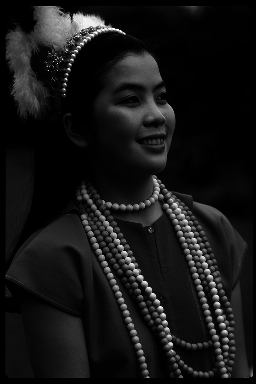
#> input picture lab4/linear.png, 256 x 384 px, given in place of linear.tif, which was not available; the run also reads 1 picture not shown here
$ python section4.py
#> lines starting #> are read from the running program, lines starting #| are printed output that depends on the picture; pictures that were not available may be replaced by others from this repository, and a replacement may not be noted
import numpy as np
from PIL import Image
import matplotlib.pyplot as plt
from matplotlib import cm

def display_stripes(g):
    """
    Display stripes of gray and checkerboard.

    g: the gray level
    """
#> called with g = 162
    gray = cm.get_cmap('gray', 256)
    checker_row = np.zeros([4, 256])
    for row in range(4):
        for col in range(256):
            if row == 0 or row == 1:
                if col % 4 < 2:
                    checker_row[row, col] = 255
            else:
                if col % 4 >= 2:
                    checker_row[row, col] = 255
    # The image is periodic along the rows. Create a single period.
    period = np.ones([32, 256]) * g
    # Add the checkerboard pattern to the period
    for i in range(4):
        period[i*4:(i+1)*4] = checker_row

    striped = np.tile(period, (8, 1))
    plt.imshow(striped, cmap=gray)
    # plt.show()

# -------------SECTION 4.2----------------
display_stripes(162)
plt.savefig("matching-gray-levels-140.png")
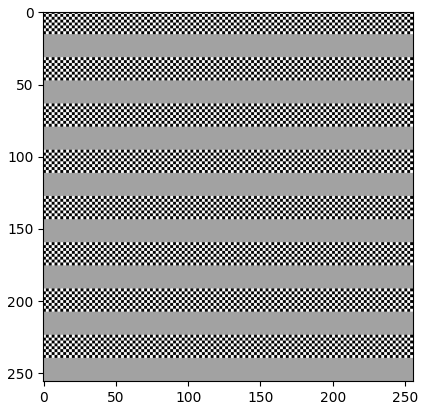
#> figure drawn by matplotlib, 1 panel


# -------------SECTION 4.3----------------
gray = cm.get_cmap('gray', 256)
im = Image.open('linear.tif')
#> im is the input picture: PIL image 256x384 L; min 0, max 253, mean 21.3
x = np.array(im)
gamma = 1.52785
x = x**(1/gamma)
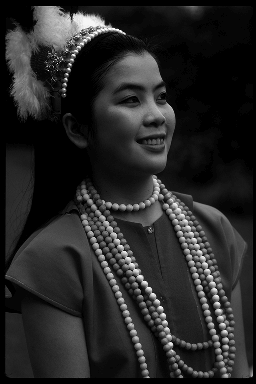
#> x: shape (384, 256) float64; min 0, max 37.4, mean 5.8; drawn with min black and max white
plt.imshow(x, cmap=gray)
plt.savefig("linear-gamma-corrected.png")
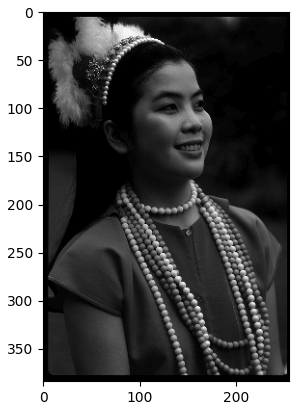
#> figure drawn by matplotlib, 1 panel
plt.clf()
# plt.show()

# -------------SECTION 4.4----------------
im = Image.open('gamma15.tif')
x = np.array(im)
x = (x**1.5)**(1/gamma)
plt.imshow(x, cmap=gray)
plt.savefig("gamma15-gamma-corrected.png")
